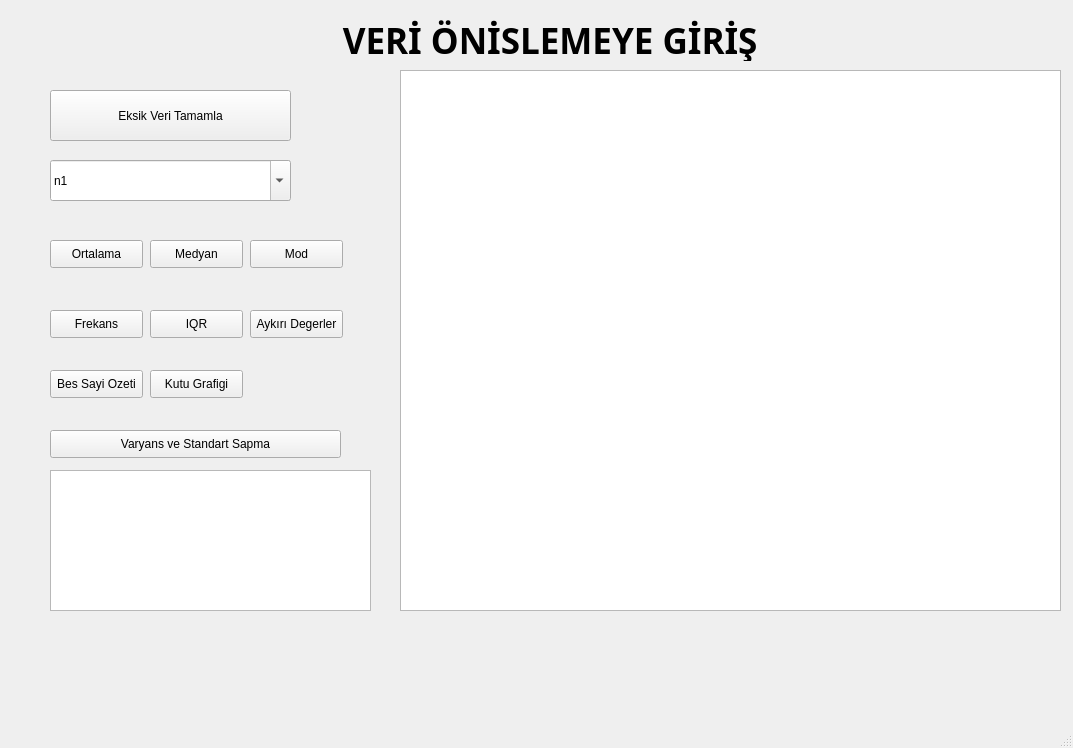
<?xml version="1.0" encoding="UTF-8"?>
<ui version="4.0">
 <class>MainWindow</class>
 <widget class="QMainWindow" name="MainWindow">
  <property name="geometry">
   <rect>
    <x>0</x>
    <y>0</y>
    <width>1073</width>
    <height>748</height>
   </rect>
  </property>
  <property name="windowTitle">
   <string>MainWindow</string>
  </property>
  <widget class="QWidget" name="centralwidget">
   <widget class="QPushButton" name="pushButton_2">
    <property name="geometry">
     <rect>
      <x>150</x>
      <y>240</y>
      <width>93</width>
      <height>28</height>
     </rect>
    </property>
    <property name="text">
     <string>Medyan</string>
    </property>
   </widget>
   <widget class="QPushButton" name="pushButton_7">
    <property name="geometry">
     <rect>
      <x>50</x>
      <y>370</y>
      <width>93</width>
      <height>28</height>
     </rect>
    </property>
    <property name="text">
     <string>Bes Sayi Ozeti</string>
    </property>
   </widget>
   <widget class="QPushButton" name="pushButton">
    <property name="geometry">
     <rect>
      <x>50</x>
      <y>240</y>
      <width>93</width>
      <height>28</height>
     </rect>
    </property>
    <property name="text">
     <string>Ortalama</string>
    </property>
   </widget>
   <widget class="QPushButton" name="pushButton_8">
    <property name="geometry">
     <rect>
      <x>150</x>
      <y>370</y>
      <width>93</width>
      <height>28</height>
     </rect>
    </property>
    <property name="text">
     <string>Kutu Grafigi</string>
    </property>
   </widget>
   <widget class="QComboBox" name="comboBox">
    <property name="geometry">
     <rect>
      <x>50</x>
      <y>160</y>
      <width>241</width>
      <height>41</height>
     </rect>
    </property>
    <property name="editable">
     <bool>true</bool>
    </property>
    <item>
     <property name="text">
      <string>n1</string>
     </property>
    </item>
    <item>
     <property name="text">
      <string>n2</string>
     </property>
    </item>
    <item>
     <property name="text">
      <string>n3</string>
     </property>
    </item>
    <item>
     <property name="text">
      <string>n4</string>
     </property>
    </item>
    <item>
     <property name="text">
      <string>n5</string>
     </property>
    </item>
    <item>
     <property name="text">
      <string>n6</string>
     </property>
    </item>
    <item>
     <property name="text">
      <string>n7</string>
     </property>
    </item>
    <item>
     <property name="text">
      <string>n8</string>
     </property>
    </item>
    <item>
     <property name="text">
      <string>n9</string>
     </property>
    </item>
    <item>
     <property name="text">
      <string>n10</string>
     </property>
    </item>
    <item>
     <property name="text">
      <string>n11</string>
     </property>
    </item>
    <item>
     <property name="text">
      <string>n12</string>
     </property>
    </item>
    <item>
     <property name="text">
      <string>n13</string>
     </property>
    </item>
    <item>
     <property name="text">
      <string>n14</string>
     </property>
    </item>
    <item>
     <property name="text">
      <string>n15</string>
     </property>
    </item>
    <item>
     <property name="text">
      <string>n16</string>
     </property>
    </item>
    <item>
     <property name="text">
      <string>n17</string>
     </property>
    </item>
    <item>
     <property name="text">
      <string>n18</string>
     </property>
    </item>
    <item>
     <property name="text">
      <string>n19</string>
     </property>
    </item>
    <item>
     <property name="text">
      <string>n20</string>
     </property>
    </item>
    <item>
     <property name="text">
      <string>n21</string>
     </property>
    </item>
    <item>
     <property name="text">
      <string>n22</string>
     </property>
    </item>
    <item>
     <property name="text">
      <string>n23</string>
     </property>
    </item>
    <item>
     <property name="text">
      <string>n24</string>
     </property>
    </item>
    <item>
     <property name="text">
      <string>n25</string>
     </property>
    </item>
    <item>
     <property name="text">
      <string>n26</string>
     </property>
    </item>
    <item>
     <property name="text">
      <string>n27</string>
     </property>
    </item>
    <item>
     <property name="text">
      <string>n28</string>
     </property>
    </item>
    <item>
     <property name="text">
      <string>n29</string>
     </property>
    </item>
    <item>
     <property name="text">
      <string>n30</string>
     </property>
    </item>
    <item>
     <property name="text">
      <string>n31</string>
     </property>
    </item>
    <item>
     <property name="text">
      <string>n32</string>
     </property>
    </item>
    <item>
     <property name="text">
      <string>n33</string>
     </property>
    </item>
    <item>
     <property name="text">
      <string>n34</string>
     </property>
    </item>
   </widget>
   <widget class="QPushButton" name="pushButton_3">
    <property name="geometry">
     <rect>
      <x>250</x>
      <y>240</y>
      <width>93</width>
      <height>28</height>
     </rect>
    </property>
    <property name="text">
     <string>Mod</string>
    </property>
   </widget>
   <widget class="QPushButton" name="pushButton_6">
    <property name="geometry">
     <rect>
      <x>250</x>
      <y>310</y>
      <width>93</width>
      <height>28</height>
     </rect>
    </property>
    <property name="text">
     <string>Aykırı Degerler</string>
    </property>
   </widget>
   <widget class="QPushButton" name="pushButton_9">
    <property name="geometry">
     <rect>
      <x>50</x>
      <y>430</y>
      <width>291</width>
      <height>28</height>
     </rect>
    </property>
    <property name="text">
     <string>Varyans ve Standart Sapma</string>
    </property>
   </widget>
   <widget class="QPushButton" name="PushButton">
    <property name="geometry">
     <rect>
      <x>50</x>
      <y>90</y>
      <width>241</width>
      <height>51</height>
     </rect>
    </property>
    <property name="text">
     <string>Eksik Veri Tamamla</string>
    </property>
   </widget>
   <widget class="QPushButton" name="pushButton_4">
    <property name="geometry">
     <rect>
      <x>50</x>
      <y>310</y>
      <width>93</width>
      <height>28</height>
     </rect>
    </property>
    <property name="text">
     <string>Frekans</string>
    </property>
   </widget>
   <widget class="QPushButton" name="pushButton_5">
    <property name="geometry">
     <rect>
      <x>150</x>
      <y>310</y>
      <width>93</width>
      <height>28</height>
     </rect>
    </property>
    <property name="text">
     <string>IQR</string>
    </property>
   </widget>
   <widget class="QLabel" name="label">
    <property name="geometry">
     <rect>
      <x>170</x>
      <y>20</y>
      <width>651</width>
      <height>41</height>
     </rect>
    </property>
    <property name="font">
     <font>
      <family>Bahnschrift Light Condensed</family>
      <pointsize>26</pointsize>
      <weight>75</weight>
      <bold>true</bold>
     </font>
    </property>
    <property name="text">
     <string>                   VERİ ÖNİSLEMEYE GİRİŞ</string>
    </property>
   </widget>
   <widget class="QTableView" name="tableView">
    <property name="geometry">
     <rect>
      <x>400</x>
      <y>70</y>
      <width>661</width>
      <height>541</height>
     </rect>
    </property>
   </widget>
   <widget class="QListView" name="listView">
    <property name="geometry">
     <rect>
      <x>50</x>
      <y>470</y>
      <width>321</width>
      <height>141</height>
     </rect>
    </property>
   </widget>
  </widget>
  <widget class="QMenuBar" name="menubar">
   <property name="geometry">
    <rect>
     <x>0</x>
     <y>0</y>
     <width>1073</width>
     <height>26</height>
    </rect>
   </property>
  </widget>
  <widget class="QStatusBar" name="statusbar"/>
 </widget>
 <resources/>
 <connections/>
</ui>
